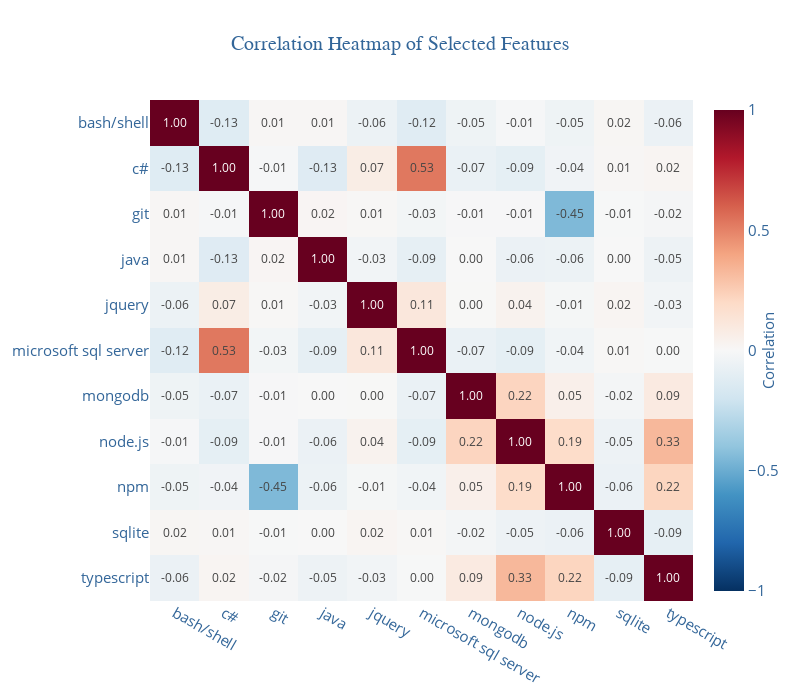

Here is the notebook cell this chart was saved with:
### Markdown cell above
## <span style="color: #336699;">4.8. Pearson correlation between the new set of features</span>

After all the feature selection and model choosen, it would also be important to check the correlation between the features to check wich ones were independent of each other to avoid multicollinearity and redundancy that could increase the variance of coefficient estimates, making a potencial model unstable and causing overfitting. 
The Pearson correlation test is suitable for measuring linear relationships between continuous variables that are normally distributed [Schober2018].

### Code cell
plot_correlation(X_trainNew, "Correlation Heatmap of Selected Features")

### Figure 1 — Plotly figure (JSON) as saved in the notebook; plotly's stock layout.template omitted (floating-point values rounded to 4 significant figures)
{"data": [{"colorbar": {"tickfont": {"color": "#336699", "size": 15}, "title": {"font": {"color": "#336699", "size": 15}, "side": "right", "text": "Correlation"}}, "colorscale": [[0, "rgb(5,48,97)"], [0.1, "rgb(33,102,172)"], [0.2, "rgb(67,147,195)"], [0.3, "rgb(146,197,222)"], [0.4, "rgb(209,229,240)"], [0.5, "rgb(247,247,247)"], [0.6, "rgb(253,219,199)"], [0.7, "rgb(244,165,130)"], [0.8, "rgb(214,96,77)"], [0.9, "rgb(178,24,43)"], [1, "rgb(103,0,31)"]], "hoverinfo": "text", "text": [[1, -0.125, 0.01358, 0.01368, -0.06028, -0.1203, -0.04994, -0.01078, -0.04985, 0.01651, -0.06162], [-0.125, 1, -0.01067, -0.1281, 0.07488, 0.5316, -0.06742, -0.09411, -0.0393, 0.01448, 0.01923], [0.01358, -0.01067, 1, 0.01821, 0.009341, -0.027, -0.007877, -0.007658, -0.447, -0.005201, -0.01797], [0.01368, -0.1281, 0.01821, 1, -0.03044, -0.08688, 0.001861, -0.06323, -0.05541, 0.001851, -0.05369], [-0.06028, 0.07488, 0.009341, -0.03044, 1, 0.1113, 0.002934, 0.03609, -0.01466, 0.01916, -0.03126], [-0.1203, 0.5316, -0.027, -0.08688, 0.1113, 1, -0.06842, -0.0941, -0.03655, 0.007639, -0.002728], [-0.04994, -0.06742, -0.007877, 0.001861, 0.002934, -0.06842, 1, 0.2217, 0.05407, -0.02249, 0.08977], [-0.01078, -0.09411, -0.007658, -0.06323, 0.03609, -0.0941, 0.2217, 1, 0.1878, -0.05035, 0.3287], [-0.04985, -0.0393, -0.447, -0.05541, -0.01466, -0.03655, 0.05407, 0.1878, 1, -0.06274, 0.219], [0.01651, 0.01448, -0.005201, 0.001851, 0.01916, 0.007639, -0.02249, -0.05035, -0.06274, 1, -0.08777], [-0.06162, 0.01923, -0.01797, -0.05369, -0.03126, -0.002728, 0.08977, 0.3287, 0.219, -0.08777, 1]], "texttemplate": "%{text:.2f}", "type": "heatmap", "x": ["bash/shell", "c#", "git", "java", "jquery", "microsoft sql server", "mongodb", "node.js", "npm", "sqlite", "typescript"], "y": ["bash/shell", "c#", "git", "java", "jquery", "microsoft sql server", "mongodb", "node.js", "npm", "sqlite", "typescript"], "z": [[1, -0.125, 0.01358, 0.01368, -0.06028, -0.1203, -0.04994, -0.01078, -0.04985, 0.01651, -0.06162], [-0.125, 1, -0.01067, -0.1281, 0.07488, 0.5316, -0.06742, -0.09411, -0.0393, 0.01448, 0.01923], [0.01358, -0.01067, 1, 0.01821, 0.009341, -0.027, -0.007877, -0.007658, -0.447, -0.005201, -0.01797], [0.01368, -0.1281, 0.01821, 1, -0.03044, -0.08688, 0.001861, -0.06323, -0.05541, 0.001851, -0.05369], [-0.06028, 0.07488, 0.009341, -0.03044, 1, 0.1113, 0.002934, 0.03609, -0.01466, 0.01916, -0.03126], [-0.1203, 0.5316, -0.027, -0.08688, 0.1113, 1, -0.06842, -0.0941, -0.03655, 0.007639, -0.002728], [-0.04994, -0.06742, -0.007877, 0.001861, 0.002934, -0.06842, 1, 0.2217, 0.05407, -0.02249, 0.08977], [-0.01078, -0.09411, -0.007658, -0.06323, 0.03609, -0.0941, 0.2217, 1, 0.1878, -0.05035, 0.3287], [-0.04985, -0.0393, -0.447, -0.05541, -0.01466, -0.03655, 0.05407, 0.1878, 1, -0.06274, 0.219], [0.01651, 0.01448, -0.005201, 0.001851, 0.01916, 0.007639, -0.02249, -0.05035, -0.06274, 1, -0.08777], [-0.06162, 0.01923, -0.01797, -0.05369, -0.03126, -0.002728, 0.08977, 0.3287, 0.219, -0.08777, 1]], "zmax": 1, "zmin": -1}], "layout": {"height": 700, "paper_bgcolor": "rgba(0,0,0,0)", "plot_bgcolor": "rgba(0,0,0,0)", "title": {"font": {"color": "#336699", "family": "Arial", "size": 20}, "text": "Correlation Heatmap of Selected Features", "x": 0.5, "xanchor": "center"}, "width": 800, "xaxis": {"color": "#336699", "showgrid": false, "tickfont": {"color": "#336699", "size": 15}}, "yaxis": {"autorange": "reversed", "color": "#336699", "showgrid": false, "tickfont": {"color": "#336699", "size": 15}}}}
